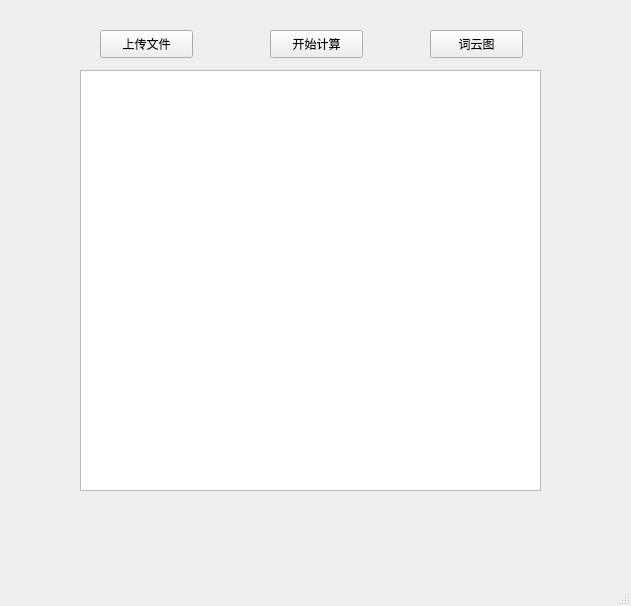
<?xml version="1.0" encoding="UTF-8"?>
<ui version="4.0">
 <class>MainWindow</class>
 <widget class="QMainWindow" name="MainWindow">
  <property name="geometry">
   <rect>
    <x>0</x>
    <y>0</y>
    <width>631</width>
    <height>606</height>
   </rect>
  </property>
  <property name="windowTitle">
   <string>MainWindow</string>
  </property>
  <widget class="QWidget" name="centralwidget">
   <widget class="QPushButton" name="pushButton">
    <property name="geometry">
     <rect>
      <x>100</x>
      <y>30</y>
      <width>93</width>
      <height>28</height>
     </rect>
    </property>
    <property name="text">
     <string>上传文件</string>
    </property>
   </widget>
   <widget class="QPushButton" name="pushButton_2">
    <property name="geometry">
     <rect>
      <x>270</x>
      <y>30</y>
      <width>93</width>
      <height>28</height>
     </rect>
    </property>
    <property name="text">
     <string>开始计算</string>
    </property>
   </widget>
   <widget class="QListView" name="listView">
    <property name="geometry">
     <rect>
      <x>80</x>
      <y>70</y>
      <width>461</width>
      <height>421</height>
     </rect>
    </property>
   </widget>
   <widget class="QLabel" name="label">
    <property name="geometry">
     <rect>
      <x>80</x>
      <y>120</y>
      <width>111</width>
      <height>51</height>
     </rect>
    </property>
    <property name="text">
     <string/>
    </property>
   </widget>
   <widget class="QPushButton" name="pushButton_3">
    <property name="geometry">
     <rect>
      <x>430</x>
      <y>30</y>
      <width>93</width>
      <height>28</height>
     </rect>
    </property>
    <property name="text">
     <string>词云图</string>
    </property>
   </widget>
  </widget>
  <widget class="QStatusBar" name="statusbar"/>
 </widget>
 <resources/>
 <connections/>
</ui>
